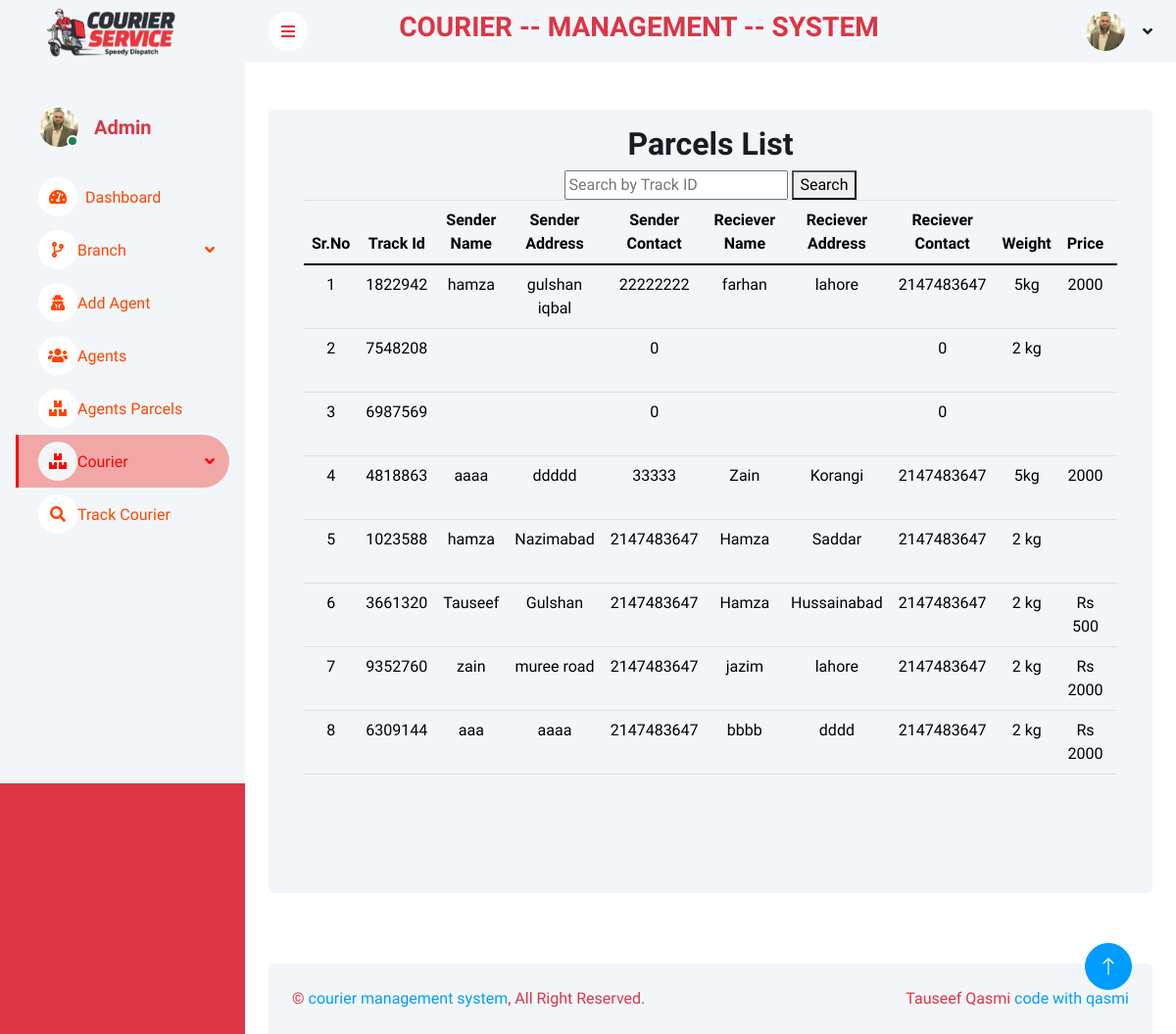
Page /parcelslist.php on the committed database.
### tables this page shows
CREATE TABLE `parcels` (
  `id` int(10) NOT NULL,
  `track_id` int(50) DEFAULT NULL,
  `sender_name` varchar(50) DEFAULT NULL,
  `sender_address` varchar(200) DEFAULT NULL,
  `sender_contact` int(20) DEFAULT NULL,
  `recipent_name` varchar(50) DEFAULT NULL,
  `recipent_address` varchar(200) DEFAULT NULL,
  `recipent_contact` int(20) DEFAULT NULL,
  `weight` varchar(10) DEFAULT NULL,
  `price` varchar(20) DEFAULT NULL,
  `status` int(20) NOT NULL,
  `agent_name` varchar(20) NOT NULL,
  `date` date DEFAULT NULL
);

### parcelslist.php (the view, shortened to what this page needs)
<?php
include("connection.php");
?>
<?php
include("header.php");
?>
<div class="container">
    <div class="row min-vh-100 bg-light rounded justify-content-center mx-0 m-5">
        <div class="col-md-12 text-center">
            <div class="container mt-3">
                <h2>Parcels List</h2>
                <form action="<?php echo $_SERVER['PHP_SELF']; ?>" method="get">
                    <input type="text" name="search" placeholder="Search by Track ID">
                    <button type="submit">Search</button>
                </form>
                <div class="table-responsive">
                    <table class="table">
                        <thead>
                            <tr>
                                <th>Sr.No</th>
                                <th>Track Id</th>
                                <th>Sender Name</th>
                                <th>Sender Address</th>
                                <th>Sender Contact</th>
                                <th>Reciever Name</th>
                                <th>Reciever Address</th>
                                <th>Reciever Contact</th>
                                <th>Weight</th>
                                <th>Price</th>
                                <th>Status</th>
                            </tr>
                        </thead>
                        <tbody>
                            <?php
                            if (isset($_GET['search'])) {
                                $search = $_GET['search'];
                                $sql = "SELECT * FROM parcels WHERE track_id LIKE '%$search%'";
                            } else {
                                $sql = "SELECT * FROM parcels";
                            }
                            $stmt = $conn->prepare($sql);
                            $stmt->execute();
                            $result = $stmt->fetchAll(PDO::FETCH_ASSOC);
                            if (count($result) == 0) {
                            ?>
                                <script>
                                    alert("No tracking ID found!");
                                    window.location.href = "parcelslist.php";
                                </script>
                                <?php
                            } else {
                                $i = 1;
                                foreach ($result as $data) {
                                ?>
                                    <tr>
                                        <td><?php echo $i; ?></td>
                                        <td><?php echo $data['track_id']; ?></td>
                                        <td><?php echo $data['sender_name']; ?></td>
                                        <td><?php echo $data['sender_address']; ?></td>
                                        <td><?php echo $data['sender_contact']; ?></td>
                                        <td><?php echo $data['recipent_name']; ?></td>
                                        <td><?php echo $data['recipent_address']; ?></td>
                                        <td><?php echo $data['recipent_contact']; ?></td>
                                        <td><?php echo $data['weight']; ?></td>
                                        <td><?php echo $data['price']; ?></td>
                                        <td><?php echo $data['status']; ?></td>
                                    </tr>
                            <?php
                                    $i++;
                                }
                            }
                            ?>
                        </tbody>
                    </table>
                </div>
            </div>
        </div>
    </div>
</div>
<?php
include("footer.php");
?>

### css/style.css (style rules this page uses)
:root { --primary: red; --light: #F3F6F9; --dark: #191C24; }

### header.php (style rules this page uses)
body { background-color: red; }

### rows in the picture
parcels: track "1822942", sender_name "hamza", sender_address "gulshan iqbal", sender_contact "22222222", recipent_name "farhan", recipent_address "lahore", recipent_contact "2147483647", weight "5kg", price "2000"
parcels: track "7548208", sender_contact "0", recipent_contact "0", weight "2 kg"
parcels: track "6987569", sender_contact "0", recipent_contact "0"
parcels: track "4818863", sender_name "aaaa", sender_address "ddddd", sender_contact "33333", recipent_name "Zain", recipent_address "Korangi", recipent_contact "2147483647", weight "5kg", price "2000"
parcels: track "1023588", sender_name "hamza", sender_address "Nazimabad", sender_contact "2147483647", recipent_name "Hamza", recipent_address "Saddar", recipent_contact "2147483647", weight "2 kg"
parcels: track "3661320", sender_name "Tauseef", sender_address "Gulshan", sender_contact "2147483647", recipent_name "Hamza", recipent_address "Hussainabad", recipent_contact "2147483647", weight "2 kg", price "Rs 500"
parcels: track "9352760", sender_name "zain", sender_address "muree road", sender_contact "2147483647", recipent_name "jazim", recipent_address "lahore", recipent_contact "2147483647", weight "2 kg", price "Rs 2000"
parcels: track "6309144", sender_name "aaa", sender_address "aaaa", sender_contact "2147483647", recipent_name "bbbb", recipent_address "dddd", recipent_contact "2147483647", weight "2 kg", price "Rs 2000"
